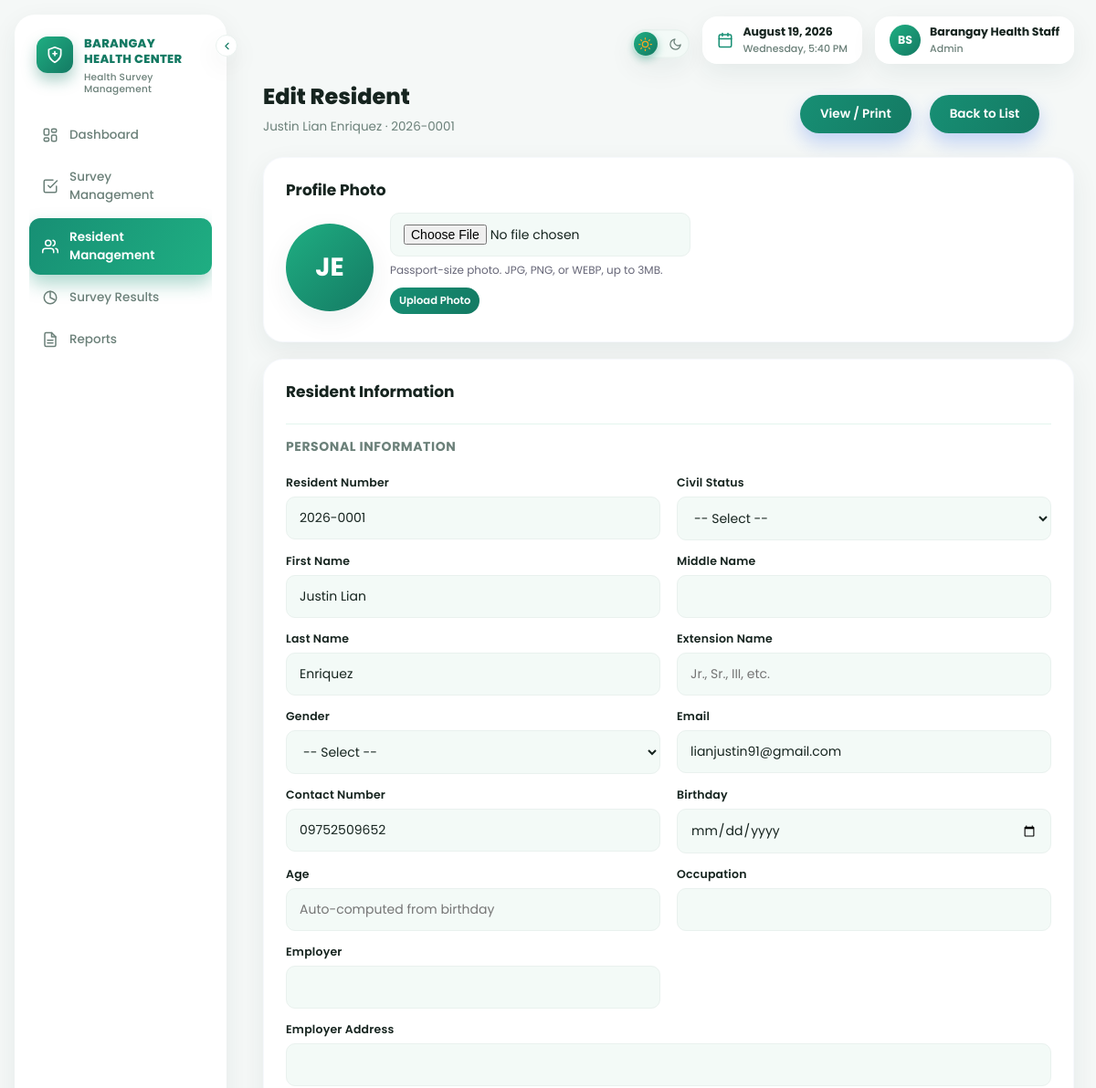
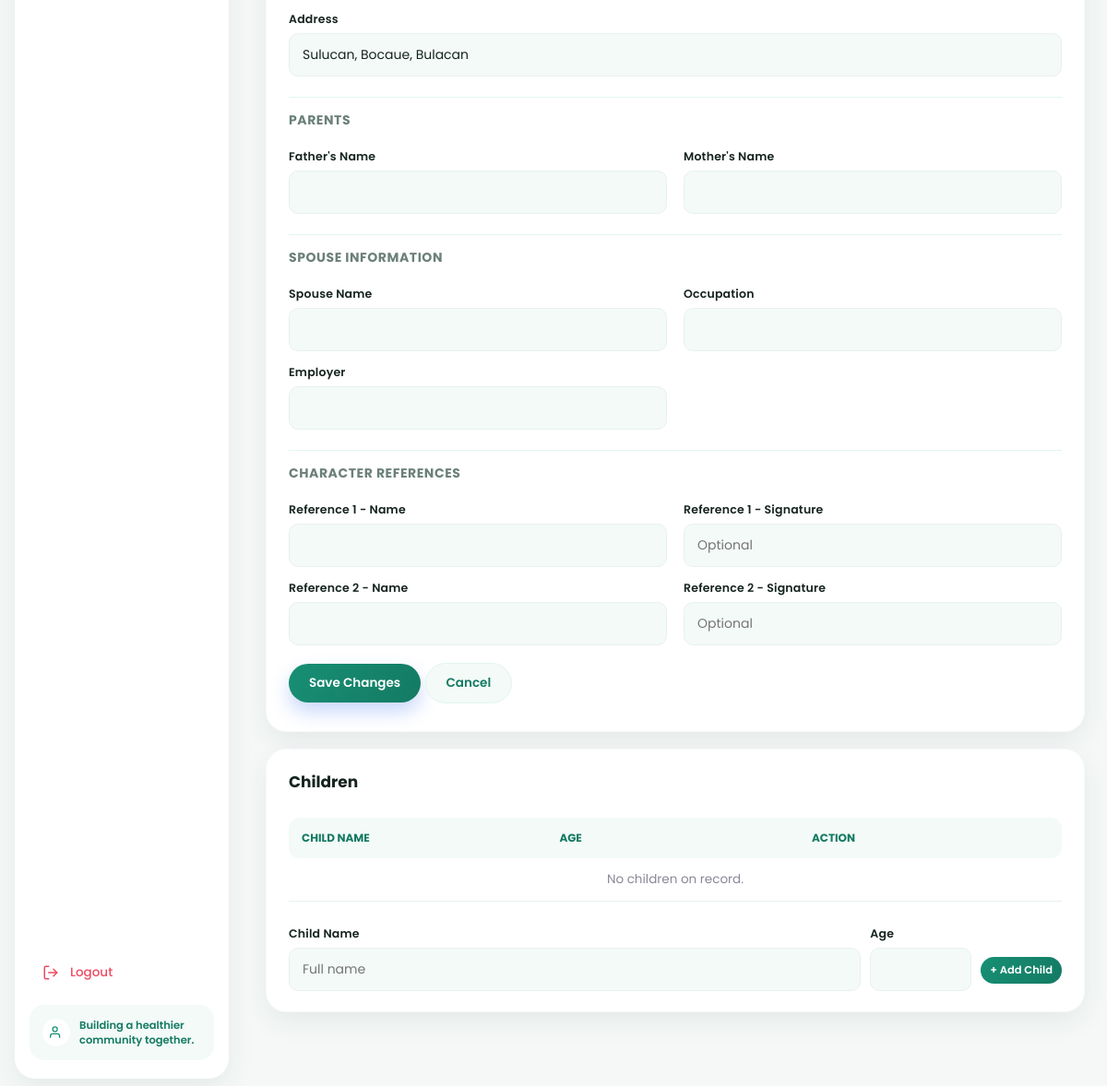
The app's page /staff/resident_edit.php?resident_id=1 (signed in) with its own data (2 pictures, top to bottom).
### tables this page shows
CREATE TABLE IF NOT EXISTS residents (

    resident_id INT AUTO_INCREMENT PRIMARY KEY,

    resident_number VARCHAR(20) NOT NULL UNIQUE,

    first_name VARCHAR(50) NOT NULL,

    last_name VARCHAR(50) NOT NULL,

    middle_name VARCHAR(50),

    extension_name VARCHAR(10),

    gender ENUM(
        'Male',
        'Female'
    ) DEFAULT NULL,

    civil_status ENUM(
        'Single',
        'Married',
        'Widowed',
        'Separated',
        'Divorced'
    ) DEFAULT NULL,

    email VARCHAR(100),

    contact_number VARCHAR(20),

    address VARCHAR(150),

    birthday DATE DEFAULT NULL,

    age INT DEFAULT NULL,

    occupation VARCHAR(100),

    employer VARCHAR(100),

    employer_address VARCHAR(150),

    father_name VARCHAR(100),

    mother_name VARCHAR(100),

    spouse_name VARCHAR(100),

    spouse_occupation VARCHAR(100),

    spouse_employer VARCHAR(100),

    reference1_name VARCHAR(100),

    reference1_signature VARCHAR(100),

    reference2_name VARCHAR(100),

    reference2_signature VARCHAR(100),

    photo VARCHAR(255) DEFAULT NULL,

    status ENUM(
        'active',
        'archived'
    ) NOT NULL DEFAULT 'active',

    password VARCHAR(255) NOT NULL,

    is_first_login TINYINT(1) NOT NULL DEFAULT 1,

    created_at TIMESTAMP DEFAULT CURRENT_TIMESTAMP,

    updated_at TIMESTAMP
        DEFAULT CURRENT_TIMESTAMP
        ON UPDATE CURRENT_TIMESTAMP

);

### staff/resident_edit.php (the view, shortened to what the rows shown need)
<?php
require_once __DIR__ . "/../includes/functions.php";
$resident_id =
    (int) (
        $_GET["resident_id"]
        ?? $_POST["resident_id"]
        ?? 0
    );
function get_edit_resident(
    $conn,
    $resident_id
) {
    $stmt =
        $conn->prepare("
            SELECT *
            FROM residents
            WHERE resident_id = ?
            LIMIT 1
        ");
    $stmt->bind_param(
        "i",
        $resident_id
    );
    $stmt->execute();
    $resident =
        $stmt
            ->get_result()
            ->fetch_assoc();
    return $resident;
}
$resident =
    get_edit_resident(
        $conn,
        $resident_id
    );
$photo_url =
    resident_photo_url(
        $resident["photo"]
        ?? ""
    );
$initials =
    strtoupper(
        substr(
            $resident["first_name"]
            ?? "",
            0,
            1
        )
        .
        substr(
            $resident["last_name"]
            ?? "",
            0,
            1
        )
    );
?>
<!DOCTYPE html>
<html lang="en">
<head>
<link
    rel="stylesheet"
    href="../assets/css/style.css?v=<?= filemtime(__DIR__ . "/../assets/css/style.css") ?>"
>
</head>
<body>
<div class="container">
<div class="welcome-header">
    <div>
        <h1>
            Edit Resident
        </h1>
        <p>
            <?= e(
                full_resident_name(
                    $resident
                )
            ) ?>
            &middot;
            <?= e(
                $resident[
                    "resident_number"
                ]
            ) ?>
        </p>
    </div>
</div>
<div class="card">
    <h2>
        Profile Photo
    </h2>
    <form
        method="POST"
        enctype="multipart/form-data"
        class="photo-uploader"
    >
        <div class="avatar-lg">
            <?php if (
                $photo_url
            ): ?>
                <img
                    src="<?= e(
                        $photo_url
                    ) ?>"
                    alt="Resident photo"
                >
            <?php else: ?>
                <?= e(
                    $initials
                ) ?>
            <?php endif; ?>
        </div>
        <div>
            <input
                type="file"
                name="photo"
                accept="image/png, image/jpeg, image/webp"
            >
            <p
                style="
                    font-size:12px;
                    color:#667;
                    margin:6px 0 0;
                "
            >
            </p>
            <button
                type="submit"
                class="btn btn-sm"
                style="margin-top:10px;"
            >
            </button>
        </div>
    </form>
</div>
<div class="card">
    <h2>
        Resident Information
    </h2>
    <form
        method="POST"
    >
        <div class="field-grid-2">
            <div class="register-field">
                <label>
                    Resident Number
                </label>
                <input
                    type="text"
                    name="resident_number"
                    required
                    value="<?= e(
                        $resident[
                            "resident_number"
                        ]
                    ) ?>"
                >
            </div>
            <div class="register-field">
                <label>
                    First Name
                </label>
                <input
                    type="text"
                    name="first_name"
                    required
                    value="<?= e(
                        $resident[
                            "first_name"
                        ]
                    ) ?>"
                >
            </div>
            <div class="register-field">
                <label>
                    Last Name
                </label>
                <input
                    type="text"
                    name="last_name"
                    required
                    value="<?= e(
                        $resident[
                            "last_name"
                        ]
                    ) ?>"
                >
            </div>
            <div class="register-field">
                <label>
                    Email
                </label>
                <input
                    type="email"
                    name="email"
                    value="<?= e(
                        $resident[
                            "email"
                        ]
                    ) ?>"
                >
            </div>
            <div class="register-field">
                <label>
                    Contact Number
                </label>
                <input
                    type="text"
                    name="contact_number"
                    maxlength="11"
                    inputmode="numeric"
                    value="<?= e(
                        $resident[
                            "contact_number"
                        ]
                    ) ?>"
                >
            </div>
            <div class="register-field">
                <label>
                    Age
                </label>
                <input
                    type="text"
                    id="ageDisplay"
                    value="<?=
                        $resident["age"] !== null
                            ? e(
                                $resident["age"]
                            )
                            : ""
                    ?>"
                    disabled
                    placeholder="Auto-computed from birthday"
                >
            </div>
            <div class="register-field span-2">
                <label>
                    Address
                </label>
                <input
                    type="text"
                    name="address"
                    value="<?= e(
                        $resident[
                            "address"
                        ]
                    ) ?>"
                >
            </div>
        </div>
    </form>
</div>
<div class="card">
    <h2>
        Children
    </h2>
    <div class="table-scroll">
        <table>
            <tr>
                <th>
                    Child Name
                </th>
                <th>
                    Age
                </th>
                <th>
                    Action
                </th>
            </tr>
        </table>
    </div>
</div>
</div>
</body>
</html>

### records on screen
residents: resident_number "2026-0001", initials "JE", first_name "Justin Lian", last_name "Enriquez", email "lianjustin91@gmail.com", contact_number "09752509652", address "Sulucan, Bocaue, Bulacan"

### other values on screen
$staff_initials "BS"
$_SESSION["staff_name"] "Barangay Health Staff"
$_SESSION["staff_role"] "Admin"
